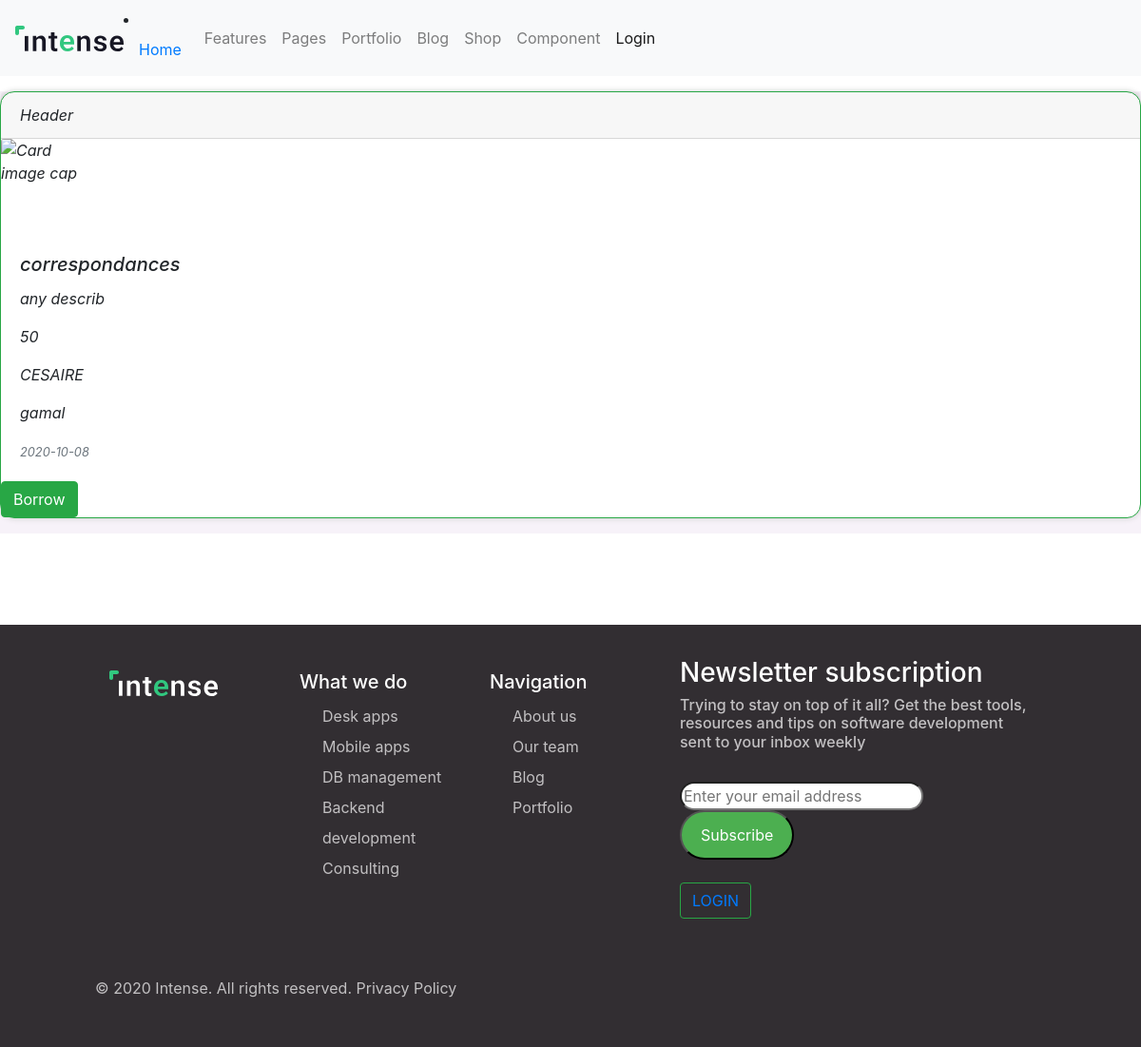
Page /homepage.php?id=119&page=livre on the committed database.
### tables this page shows
CREATE TABLE `publier` (
  `id_editeur` int(200) NOT NULL,
  `id_auteur` int(200) NOT NULL,
  `id_livre` int(200) NOT NULL,
  `id_publier` int(11) NOT NULL,
  `date_publication` date NOT NULL
);

CREATE TABLE `livre` (
  `id_livre` int(11) NOT NULL,
  `id_bibliotheque` int(11) NOT NULL,
  `titre` varchar(200) NOT NULL,
  `genre` varchar(200) NOT NULL,
  `logolivre` varchar(200) NOT NULL,
  `description` varchar(200) DEFAULT NULL,
  `prix` int(200) DEFAULT NULL,
  `page` varchar(200) DEFAULT NULL
);

CREATE TABLE `auteur` (
  `id_auteur` int(11) NOT NULL,
  `nom` varchar(200) NOT NULL,
  `prenom` varchar(200) NOT NULL,
  `nationalite` varchar(50) NOT NULL
);

CREATE TABLE `editeur` (
  `id_editeur` int(11) NOT NULL,
  `nom` varchar(200) NOT NULL,
  `adresse` varchar(200) NOT NULL
);

### template/livre.php (the view, shortened to what this page needs)
<?php
include "includes/database.php";
if(@$_GET['id']!=""){
$id_livre=$_GET['id'];
$sql = "SELECT livre.titre,livre.id_livre,livre.genre,livre.logolivre,livre.description,livre.prix,livre.page,auteur.nom as auteur_name,
editeur.nom as editeur_name,publier.date_publication
FROM livre,publier,auteur,editeur
WHERE publier.id_livre=livre.id_livre AND publier.id_auteur=auteur.id_auteur
 AND publier.id_editeur=editeur.id_editeur
 and livre.id_livre=$id_livre";
 $sth = $dbco->prepare($sql);
			$sth->execute();
			 $result = $sth->fetch(PDO::FETCH_ASSOC);
			$titre=$result['titre'];
			$logo=$result['logolivre'];
			$description=$result['description'];
			$prix=$result['prix'];
			$auteur=$result['auteur_name'];
			$editeur=$result['editeur_name'];
			$publier=$result['date_publication'];
		    $emprunter=$result['emprunter'];
		}
?>
<html>
<br/>
<br/><br/>
<br/>
 <div class="row">
    <div class="col-12">
		   <div class="card text-black border-success mb-3 livrecard">
		   <div class="card-header">Header</div>
		   <img class="card-img-top" src="uploads/<?php echo $logo;?>" alt="Card image cap">
           <div class="card-body">
           <h5 class="card-title"><?php echo $titre;?></h5>
		   <p class="card-text"><?php echo $description;?></p>
		   <p class="card-text"><?php echo $prix;?></p>
           <p class="card-text"><?php echo $auteur;?></p>
		   <p class="card-text"><?php echo $editeur;?></p>
           <p class="card-text"><small class="text-muted"><?php echo $publier;?></small></p>
           </div>
		   <a href="?id='.$emprunter['id_emprunter'].'&page=emprunter">
		   <button class="btn btn-success" type="button" ><?php echo $emprunter;?>Borrow</button>
                </a>
           </div>
    </div>
 </div>
</html>

### css/style.css (style rules this page uses)
.col-12 { background-color:#f7f2f9; }

### css/stylecard.css (style rules this page uses)
.livrecard { box-shadow: 0 0 6px #ccc; border-radius:15px; font-style:italic; }
.livrecard img { width:100px; height:100px; }

### rows in the picture
publier: id_livre.titre "correspondances", id_livre.description "any describ", id_livre.prix "50", id_auteur.nom "CESAIRE", id_editeur.nom "gamal", date_publication "2020-10-08"
